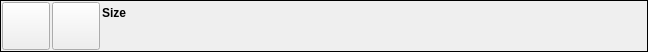
<?xml version="1.0" encoding="UTF-8"?>
<ui version="4.0">
 <class>FileShareItemWidget</class>
 <widget class="QWidget" name="FileShareItemWidget">
  <property name="geometry">
   <rect>
    <x>0</x>
    <y>0</y>
    <width>648</width>
    <height>52</height>
   </rect>
  </property>
  <property name="sizePolicy">
   <sizepolicy hsizetype="Expanding" vsizetype="Minimum">
    <horstretch>0</horstretch>
    <verstretch>52</verstretch>
   </sizepolicy>
  </property>
  <property name="minimumSize">
   <size>
    <width>0</width>
    <height>52</height>
   </size>
  </property>
  <property name="windowTitle">
   <string>Form</string>
  </property>
  <layout class="QGridLayout" name="gridLayout">
   <property name="leftMargin">
    <number>0</number>
   </property>
   <property name="topMargin">
    <number>0</number>
   </property>
   <property name="rightMargin">
    <number>0</number>
   </property>
   <property name="bottomMargin">
    <number>0</number>
   </property>
   <property name="spacing">
    <number>0</number>
   </property>
   <item row="0" column="0">
    <widget class="QFrame" name="m_MainFrame">
     <property name="frameShape">
      <enum>QFrame::Shape::Panel</enum>
     </property>
     <property name="frameShadow">
      <enum>QFrame::Shadow::Plain</enum>
     </property>
     <layout class="QHBoxLayout" name="horizontalLayout_4">
      <property name="spacing">
       <number>2</number>
      </property>
      <property name="leftMargin">
       <number>1</number>
      </property>
      <property name="topMargin">
       <number>1</number>
      </property>
      <property name="rightMargin">
       <number>1</number>
      </property>
      <property name="bottomMargin">
       <number>2</number>
      </property>
      <item>
       <widget class="VxPushButton" name="m_FileIconButton">
        <property name="sizePolicy">
         <sizepolicy hsizetype="Fixed" vsizetype="Fixed">
          <horstretch>0</horstretch>
          <verstretch>0</verstretch>
         </sizepolicy>
        </property>
        <property name="minimumSize">
         <size>
          <width>48</width>
          <height>48</height>
         </size>
        </property>
        <property name="maximumSize">
         <size>
          <width>48</width>
          <height>48</height>
         </size>
        </property>
        <property name="text">
         <string notr="true"/>
        </property>
        <property name="iconSize">
         <size>
          <width>48</width>
          <height>48</height>
         </size>
        </property>
       </widget>
      </item>
      <item>
       <widget class="VxPushButton" name="m_ThumbnailButton">
        <property name="sizePolicy">
         <sizepolicy hsizetype="Fixed" vsizetype="Fixed">
          <horstretch>0</horstretch>
          <verstretch>0</verstretch>
         </sizepolicy>
        </property>
        <property name="minimumSize">
         <size>
          <width>48</width>
          <height>48</height>
         </size>
        </property>
        <property name="maximumSize">
         <size>
          <width>48</width>
          <height>48</height>
         </size>
        </property>
        <property name="text">
         <string notr="true"/>
        </property>
       </widget>
      </item>
      <item>
       <layout class="QVBoxLayout" name="verticalLayout">
        <property name="spacing">
         <number>0</number>
        </property>
        <item>
         <layout class="QHBoxLayout" name="horizontalLayout_2">
          <property name="spacing">
           <number>5</number>
          </property>
          <property name="bottomMargin">
           <number>2</number>
          </property>
          <item>
           <widget class="QLabel" name="m_FileSizeLabel">
            <property name="font">
             <font>
              <bold>true</bold>
             </font>
            </property>
            <property name="text">
             <string>Size</string>
            </property>
           </widget>
          </item>
          <item>
           <widget class="VxLabel" name="m_FileNameLabel">
            <property name="sizePolicy">
             <sizepolicy hsizetype="Expanding" vsizetype="Preferred">
              <horstretch>0</horstretch>
              <verstretch>0</verstretch>
             </sizepolicy>
            </property>
            <property name="font">
             <font>
              <pointsize>9</pointsize>
             </font>
            </property>
            <property name="text">
             <string/>
            </property>
            <property name="wordWrap">
             <bool>true</bool>
            </property>
           </widget>
          </item>
         </layout>
        </item>
        <item>
         <widget class="FileActionBarWidget" name="m_FileActionBar">
          <property name="frameShape">
           <enum>QFrame::Shape::NoFrame</enum>
          </property>
          <property name="frameShadow">
           <enum>QFrame::Shadow::Raised</enum>
          </property>
         </widget>
        </item>
       </layout>
      </item>
     </layout>
    </widget>
   </item>
  </layout>
 </widget>
 <customwidgets>
  <customwidget>
   <class>VxPushButton</class>
   <extends>QPushButton</extends>
   <header>VxPushButton.h</header>
  </customwidget>
  <customwidget>
   <class>VxLabel</class>
   <extends>QLabel</extends>
   <header>VxLabel.h</header>
  </customwidget>
  <customwidget>
   <class>FileActionBarWidget</class>
   <extends>QFrame</extends>
   <header>FileActionBarWidget.h</header>
   <container>1</container>
  </customwidget>
 </customwidgets>
 <resources/>
 <connections/>
</ui>
